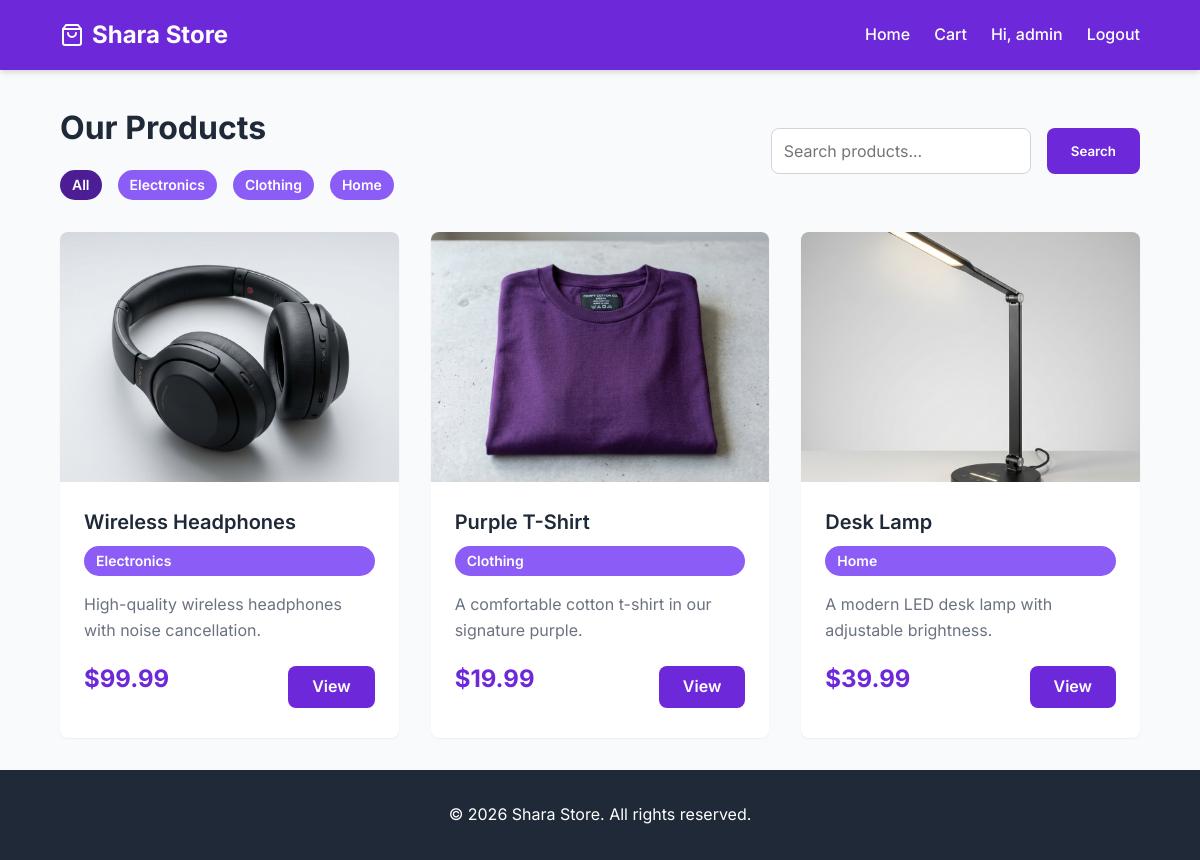
The app's page / (signed in) with its own data.
### store/models.py (models this page shows, shortened)
class Category(models.Model):
    name = models.CharField(max_length=200)
    slug = models.SlugField(unique=True)

class Product(models.Model):
    category = models.ForeignKey(Category, related_name='products', on_delete=models.CASCADE)
    name = models.CharField(max_length=200)
    price = models.DecimalField(max_digits=10, decimal_places=2)
    description = models.TextField()
    image = models.ImageField(upload_to='products/')
    stock_quantity = models.PositiveIntegerField(default=0)
    created_date = models.DateTimeField(auto_now_add=True)

### store/views.py (the view)
# urls.py: path('', views.home, name='home'),
def home(request):
    categories = Category.objects.all()
    products = Product.objects.all()
    search_query = request.GET.get('search')
    if search_query:
        products = products.filter(
            Q(name__icontains=search_query) | Q(description__icontains=search_query)
        )
    category_slug = request.GET.get('category')
    if category_slug:
        products = products.filter(category__slug=category_slug)
    context = {
        'products': products,
        'categories': categories,
        'search_query': search_query,
        'current_category': category_slug
    }
    return render(request, 'home.html', context)

### templates/home.html
{% extends 'base.html' %}
{% load static %}
{% block content %}
<div class="mb-4 d-flex justify-content-between align-items-center flex-wrap gap-2">
    <div>
        <h1 class="mb-1">Our Products</h1>
        <div class="d-flex gap-2 flex-wrap mt-2">
            <a href="{% url 'home' %}" class="badge" style="text-decoration: none; {% if not current_category %}background-color: var(--primary-dark);{% endif %}">All</a>
            {% for cat in categories %}
                <a href="{% url 'home' %}?category={{ cat.slug }}" class="badge" style="text-decoration: none; {% if current_category == cat.slug %}background-color: var(--primary-dark);{% endif %}">{{ cat.name }}</a>
            {% endfor %}
        </div>
    </div>
    <form method="get" action="{% url 'home' %}" class="d-flex gap-2">
        <input type="text" name="search" class="form-control" placeholder="Search products..." value="{{ search_query|default:'' }}">
        <button type="submit" class="btn btn-primary">Search</button>
    </form>
</div>
{% if products %}
<div class="product-grid">
    {% for product in products %}
    <div class="card">
        {% if product.image %}
            <img src="{{ product.image.url }}" alt="{{ product.name }}" class="card-img">
        {% else %}
            <div class="card-img" style="background-color: #e5e7eb; display: flex; align-items: center; justify-content: center; color: #9ca3af;">No Image</div>
        {% endif %}
        <div class="card-body">
            <a href="{% url 'product_detail' product.id %}" class="card-title">{{ product.name }}</a>
            <p class="badge mb-2">{{ product.category.name }}</p>
            <p class="card-text">{{ product.description|truncatewords:15 }}</p>
            <div class="d-flex justify-content-between align-items-center mt-auto">
                <span class="card-price">${{ product.price }}</span>
                <a href="{% url 'product_detail' product.id %}" class="btn btn-primary">View</a>
            </div>
        </div>
    </div>
    {% endfor %}
</div>
{% else %}
<div class="alert alert-info text-center mt-4">
    No products found matching your criteria.
</div>
{% endif %}
{% endblock %}

### templates/base.html (shortened to what this page needs)
<!DOCTYPE html>
<html lang="en">
<head>
    {% load static %}
    <link rel="stylesheet" href="{% static 'css/index.css' %}">
</head>
<body>
    <nav class="navbar">
        <a href="{% url 'home' %}" class="navbar-brand">
            Shara Store
        </a>
        <div class="navbar-nav">
            <a href="{% url 'home' %}" class="nav-link">Home</a>
            {% if user.is_authenticated %}
                <a href="{% url 'cart' %}" class="nav-link">Cart</a>
                <span class="nav-link">Hi, {{ user.username }}</span>
                <a href="{% url 'logout' %}" class="nav-link">Logout</a>
            {% else %}
                <a href="{% url 'login' %}" class="nav-link">Login</a>
                <a href="{% url 'register' %}" class="nav-link">Register</a>
            {% endif %}
        </div>
    </nav>
    <main>
        {% block content %}
        {% endblock %}
    </main>
    <footer class="footer">
        <p>&copy; {% now "Y" %} Shara Store. All rights reserved.</p>
    </footer>
</body>
</html>

### static/css/index.css (style rules this page uses)
:root { --primary-color: #6d28d9; --primary-light: #8b5cf6; --primary-dark: #4c1d95; --secondary-color: #f3f4f6; --text-main: #1f2937; --text-muted: #6b7280; --bg-main: #f9fafb; --white: #ffffff; --danger: #ef4444; --success: #10b981; --border-radius: 8px; --shadow-sm: 0 1px 2px 0 rgba(0, 0, 0, 0.05); --shadow-md: 0 4px 6px -1px rgba(0, 0, 0, 0.1), 0 2px 4px -1px rgba(0, 0, 0, 0.06); --shadow-lg: 0 10px 15px -3px rgba(0, 0, 0, 0.1), 0 4px 6px -2px rgba(0, 0, 0, 0.05); --transition: all 0.3s ease; }
* { margin: 0; padding: 0; box-sizing: border-box; font-family: 'Inter', 'Segoe UI', Roboto, Helvetica, Arial, sans-serif; }
body { background-color: var(--bg-main); color: var(--text-main); line-height: 1.6; display: flex; flex-direction: column; min-height: 100vh; }
.navbar { background-color: var(--primary-color); color: var(--white); padding: 1rem 5%; display: flex; justify-content: space-between; align-items: center; box-shadow: var(--shadow-md); position: sticky; top: 0; z-index: 100; }
.navbar-brand { font-size: 1.5rem; font-weight: 700; text-decoration: none; color: var(--white); display: flex; align-items: center; gap: 0.5rem; }
.navbar-nav { display: flex; gap: 1.5rem; align-items: center; }
.nav-link { text-decoration: none; color: var(--white); font-weight: 500; transition: var(--transition); }
main { flex: 1; padding: 2rem 5%; max-width: 1200px; margin: 0 auto; width: 100%; }
.btn { display: inline-block; padding: 0.5rem 1.5rem; border-radius: var(--border-radius); text-decoration: none; font-weight: 600; text-align: center; cursor: pointer; border: none; transition: var(--transition); }
.btn-primary { background-color: var(--primary-color); color: var(--white); }
.form-control { width: 100%; padding: 0.75rem; border: 1px solid #d1d5db; border-radius: var(--border-radius); font-size: 1rem; transition: var(--transition); }
.card { background-color: var(--white); border-radius: var(--border-radius); box-shadow: var(--shadow-sm); overflow: hidden; transition: var(--transition); display: flex; flex-direction: column; }
.card-img { width: 100%; height: 250px; object-fit: cover; }
.card-body { padding: 1.5rem; display: flex; flex-direction: column; flex-grow: 1; }
.card-title { font-size: 1.25rem; font-weight: 600; margin-bottom: 0.5rem; color: var(--text-main); text-decoration: none; }
.card-price { font-size: 1.5rem; font-weight: 700; color: var(--primary-color); margin-bottom: 1rem; }
.card-text { color: var(--text-muted); margin-bottom: 1rem; flex-grow: 1; }
.product-grid { display: grid; grid-template-columns: repeat(auto-fill, minmax(280px, 1fr)); gap: 2rem; margin-top: 2rem; }
.badge { display: inline-block; padding: 0.25rem 0.75rem; border-radius: 9999px; font-size: 0.875rem; font-weight: 600; background-color: var(--primary-light); color: var(--white); }
.footer { background-color: var(--text-main); color: var(--white); text-align: center; padding: 2rem 5%; margin-top: auto; }
.mt-2 { margin-top: 1rem; }
.mb-1 { margin-bottom: 0.5rem; }
.mb-2 { margin-bottom: 1rem; }
.mb-4 { margin-bottom: 2rem; }
.d-flex { display: flex; }
.justify-content-between { justify-content: space-between; }
.align-items-center { align-items: center; }
.gap-2 { gap: 1rem; }

### records on screen
Category: name "Electronics"
Category: name "Clothing"
Category: name "Home"
Product: image (picture), name "Wireless Headphones", category.name "Electronics", description "High-quality wireless headphones with noise cancellation.", price "99.99"
Product: image (picture), name "Purple T-Shirt", category.name "Clothing", description "A comfortable cotton t-shirt in our signature purple.", price "19.99"
Product: image (picture), name "Desk Lamp", category.name "Home", description "A modern LED desk lamp with adjustable brightness.", price "39.99"

### other values on screen
{{ user.username }} "admin"
